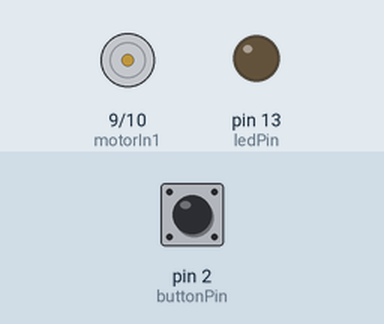
This sketch was run on a simulated Arduino Uno, built with avr-gcc and run on an emulated ATmega328P. On the bench: motor-driver pin pairs drawn as motors (green arrow = first pin HIGH = forward, orange = second pin HIGH = backward, longer = more drive), output pins drawn as LEDs (lit = HIGH). Dashed ring = blinking. The test bench sets the inputs (shaded band); at power-on: pin 2 (buttonPin) LOW.

Above: at 1.2 s.
1.3 s: pin 2 (buttonPin) pulled HIGH for 0.15 s
At 2.4 s:
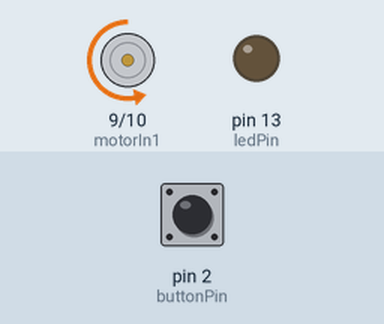
2.9 s: pin 2 (buttonPin) pulled HIGH for 1 s
At 4.9 s:
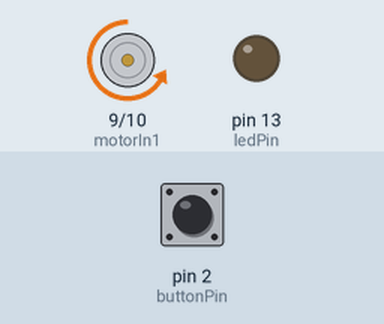
5.4 s: pin 2 (buttonPin) pulsed HIGH 2 times (0.12 s each, 0.3 s apart)
At 5.51 s:
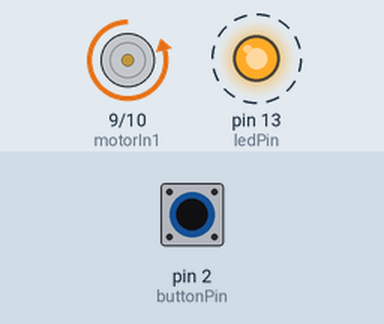
7.5 s: pin 2 (buttonPin) pulled HIGH for 3.2 s
At 8.9 s:
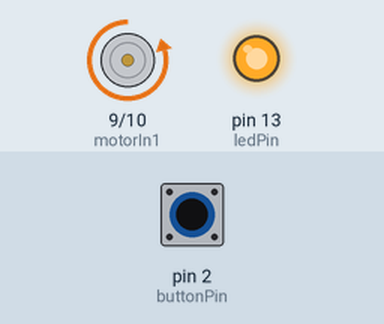
Timing chart, 0 to 12.3 s (numbered marks = the images above; inputs shaded):
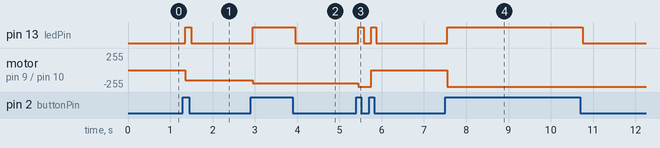

Measured:
- after the input at 1.3 s, pin 13 (ledPin): LOW → HIGH after 0.05 s, → LOW 0.15 s later; motor on pin 9 (motorIn1) / pin 10 (motorIn2): stopped → backward 150/255 after 0.05 s
- after the input at 2.9 s, pin 13 (ledPin): LOW → HIGH after 0.05 s, → LOW 1.0 s later; motor on pin 9 (motorIn1) / pin 10 (motorIn2): backward 150/255 → backward 200/255 after 0.05 s
- after the input at 5.4 s, pin 13 (ledPin): alternates HIGH for 0.12 s and LOW for 0.18 s, 4 changes in all, then stays LOW, starting after 0.05 s; motor on pin 9 (motorIn1) / pin 10 (motorIn2): backward 200/255 → backward 250/255 after 0.05 s, → stopped 0.30 s later
- after the input at 7.5 s, pin 13 (ledPin): LOW → HIGH after 0.05 s, → LOW 3.2 s later; motor on pin 9 (motorIn1) / pin 10 (motorIn2): stopped → backward 250/255 after 0.05 s

The sketch:

Simple_Creation_Small_Fan.ino
```cpp
//Small Fan
/****************************************************************
 * As explained above, the amount of times you press the button should change the rotation speed of the fan.
 * Pressing it once will cause it to rotate slowly,
 * while pressing it three times will cause it to rotate quickly, and pressing it four times will cause it to stop.
 ****************************************************************/
//Email:support@sunfounder.com
//Website:www.sunfounder.com
//2015.5.7
// constants won't change. They're used here to
// set pin numbers:
const int buttonPin = 2;    // the number of the pushbutton pin
const int ledPin = 13;      // the number of the LED pin
const int motorIn1 = 9;
const int motorIn2 = 10;
int stat = 0;
#define rank1 150
#define rank2 200
#define rank3 250
// Variables will change:
int buttonState;             // the current reading from the input pin
int lastButtonState = LOW;   // the previous reading from the input pin

// the following variables are long's because the time, measured in miliseconds,
// will quickly become a bigger number than can be stored in an int.
long lastDebounceTime = 0;  // the last time the output pin was toggled
long debounceDelay = 50;    // the debounce time; increase if the output flickers
/******************************************************************************/
void setup()
{
  //set theled,motors as OUTPUT,button as INPUT
  pinMode(buttonPin, INPUT);
  pinMode(ledPin, OUTPUT);

  pinMode(motorIn1,OUTPUT);
  pinMode(motorIn2,OUTPUT);
  Serial.begin(9600);
}

void loop() {
  // read the state of the switch into a local variable:
  int reading = digitalRead(buttonPin);
  if (reading != lastButtonState)// If the button state is different from last time
  {
    lastDebounceTime = millis();// reset the debouncing timer
  }
  if ((millis() - lastDebounceTime) > debounceDelay)
  {
    if (reading != buttonState)
    {
      buttonState = reading; // Store the state of button in buttonState
      // only toggle the LED if the new button state is HIGH
      if (buttonState == HIGH)
      {
        digitalWrite(ledPin, HIGH); //turn on the LED
        stat = stat + 1;
        if(stat >= 4)// When stat>=4, set it as 0.
        {
          stat = 0;
        }
      }
      else
        digitalWrite(ledPin, LOW);
    }
  }
  switch(stat)
  {
  case 1:
    clockwise(rank1);// When stat=1, set the rotate speed of the motor as rank1=150
    break;
  case 2:
    clockwise(rank2);// When stat=2, set the rotate speed of the motor as rank1=200
    break;
  case 3:
    clockwise(rank3);// When stat=3, set the rotate speed of the motor as rank1=250
    break;
  default:
    clockwise(0);
  }
  // save the reading.  Next time through the loop,
  // it'll be the lastButtonState:
  lastButtonState = reading;
}
/***********************************************************/
void clockwise(int Speed)//
{
  analogWrite(motorIn1,0);
  analogWrite(motorIn2,Speed);
}
/***********************************************************/
```
